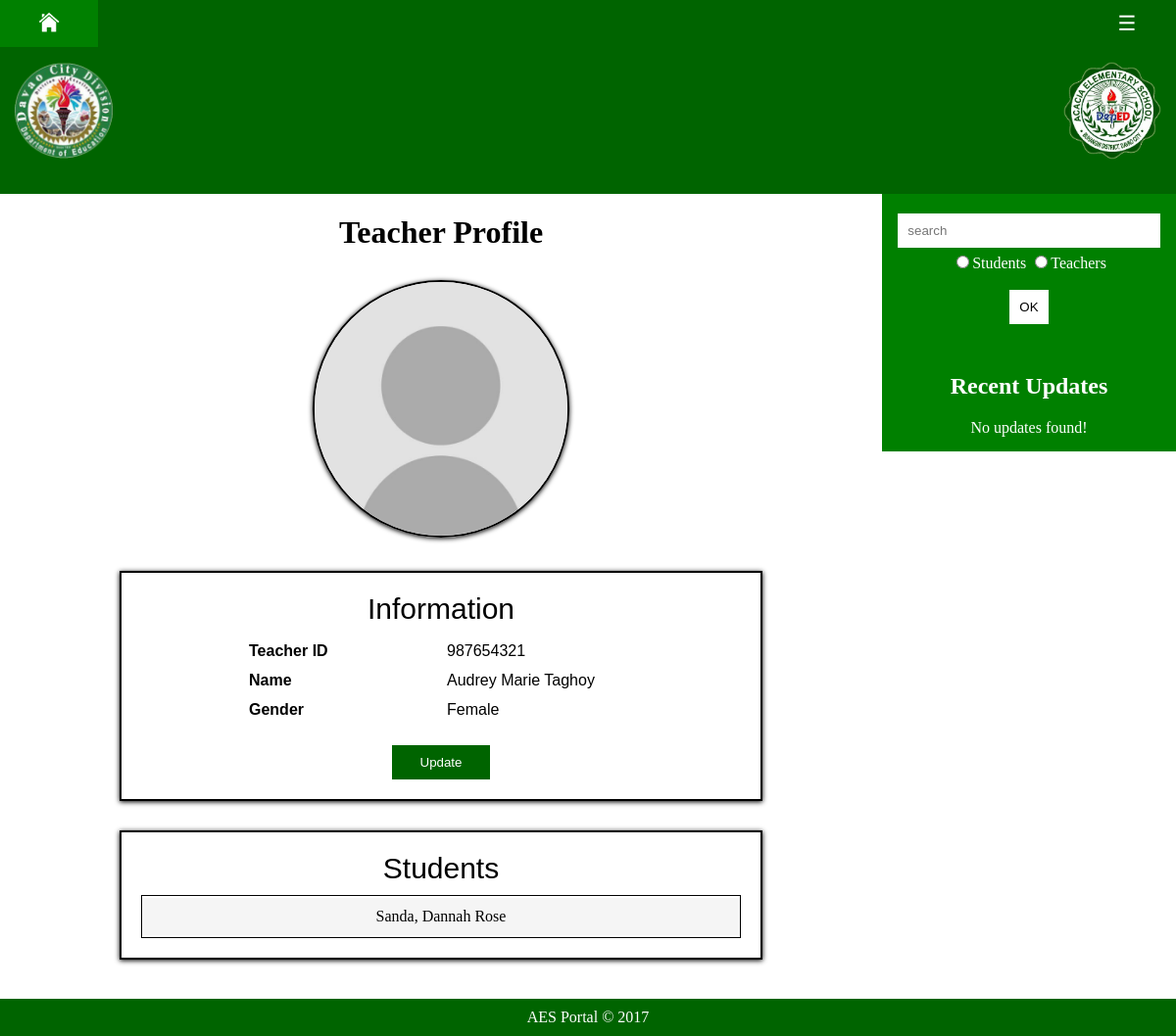
/aes-admin/teachers-profile.php?view_id=1 (signed in), run on the app's committed database.
### tables this page shows
CREATE TABLE `teachers` (
  `teacher_id` int(11) NOT NULL AUTO_INCREMENT,
  `fname` varchar(32) NOT NULL,
  `mname` varchar(32) NOT NULL,
  `lname` varchar(32) NOT NULL,
  `gender` set('Female','Male') DEFAULT NULL,
  `prof_pic` varchar(64) DEFAULT NULL,
  `valid_id` bigint(20) DEFAULT NULL,
  PRIMARY KEY (`teacher_id`)
);

CREATE TABLE `students` (
  `student_id` int(11) NOT NULL AUTO_INCREMENT,
  `fname` varchar(32) DEFAULT NULL,
  `mname` varchar(32) DEFAULT NULL,
  `lname` varchar(32) DEFAULT NULL,
  `birthdate` date DEFAULT NULL,
  `gender` set('Female','Male') DEFAULT NULL,
  `section_id` int(11) DEFAULT NULL,
  `prof_pic` varchar(64) DEFAULT NULL,
  `lrn` bigint(20) DEFAULT NULL,
  PRIMARY KEY (`student_id`)
);

### aes-admin/teachers-profile.php (the view, shortened to what this page needs)
<!DOCTYPE html>
<?php
    include ('include/verify-admin.php');
    if(isset($_GET['view_id']))
    {
        $sql_query="SELECT a.teacher_id,a.fname,a.mname,a.lname,a.gender,a.prof_pic,a.valid_id FROM teachers a WHERE a.teacher_id=".$_GET['view_id'];
        $result_set=mysqli_query($con,$sql_query);
        $fetched_row=mysqli_fetch_array($result_set);
    }
?>
<html>
    <head>
        <link rel="stylesheet" href="../css/main.css">
        <link rel="stylesheet" href="../css/loader.css">
        <link rel="stylesheet" href="../css/profile.css">
    </head>
    <body style="font-family:Verdana;" onload="myFunction()">
            <div style="display:none;" id="myDiv" class="animate-bottom">
                <?php include ('include/nav.php');?>
                <div id="main">
                    <?php include ('include/menu.php');?>
                    <div style="overflow:hidden;">
                        <?php include ('include/header.php');?>
                        <div class="main">
                            <h1 style="text-align:center;">Teacher Profile</h1>
                            <div style="position relative; width:80%; margin:auto; text-align:left;">
                                <a href="javascript: upload_prof('<?php echo $fetched_row[0]; ?>')">
                                    <div class="studentpic">
                                        <img class="profilepic" src="../uploads/<?php echo $fetched_row[5]?>">
                                    </div>
                                </a>
                                <div class="studentsinfo">
                                    <div class="title">Information</div>
                                    <table align="center">
                                        <tr>
                                            <th width="200px">Teacher ID</th>
                                            <td width="200px"><?php echo $fetched_row[6]; ?></td>
                                        </tr>
                                        <tr>
                                            <th>Name</th>
                                            <td><?php echo $fetched_row[1]." ".$fetched_row[2]." ".$fetched_row[3]; ?></td>
                                        </tr>
                                        <tr>
                                            <th>Gender</th>
                                            <td><?php echo $fetched_row[4]; ?></td>
                                        </tr>
                                    </table>
                                    <button class="studprofbut" onclick="javascript: update_id('<?php echo $fetched_row[0]; ?>')">Update</button>
                                </div>
                                <div class="records">
                                    <div class="title">Students</div>
                                    <div class="record">
                                        <?php
                                            $sql_query="SELECT a.student_id,a.fname,a.mname,a.lname FROM students a INNER JOIN section b ON a.section_id=b.section_id INNER JOIN teachers d ON b.teacher_id=d.teacher_id WHERE b.teacher_id=".$_GET['view_id']." GROUP BY a.lname,a.fname,a.mname";
                                            $result_set=mysqli_query($con,$sql_query);
                                            if(mysqli_num_rows($result_set)>0)
                                            {
                                                while($row=mysqli_fetch_row($result_set))
                                                {
                                                ?>
                                                    <a href="javascript: view_id('<?php echo $row[0]; ?>')" style="text-decoration:none; color:black;">
                                                        <div style="margin: 2px 0px; width:100%; padding:10px 0px; background-color:whitesmoke;">
                                                            <?php echo $row[3].", ".$row[1]." ".$row[2];?>
                                                        </div>
                                                    </a>
                                                <?php
                                                }
                                            }
                                            else
                                            {
                                                ?>
                                                    Haven't Handled A Student Yet!
                                                <?php
                                            }
                                        ?>
                                    </div>
                                </div>
                            </div>
                        </div>
                        <?php include ('include/recent-updates.php');?>
                    </div>
                    <?php include ('include/footer.php');?>
                </div>
    </body>
</html>

### css/main.css (style rules this page uses)
body { background-color: gray; margin: auto; }
* { box-sizing: border-box; }
.main { float:left; width:75%; padding: 0px 40px; }
#main { transition: margin-left .5s; }

### css/loader.css (style rules this page uses)
.animate-bottom { position: relative; -webkit-animation-name: animatebottom; -webkit-animation-duration: 1s; animation-name: animatebottom; animation-duration: 1s }
#myDiv { display: none; text-align: center; background-color: white; box-shadow: 0px 5px 25px black; }

### css/profile.css (style rules this page uses)
.studentpic { position: relative; margin: auto; margin-top: 30px; height: 40%; width: 40%; margin-bottom: 30px; transition: all ease 2s; }
.title { font-family: Arial; font-size: 30px; margin-bottom: 10px; }
.profilepic { width: 100%; border: solid 2px black; border-radius: 100%; box-shadow: 0px 1px 5px black; }
.studentsinfo { position: relative; margin: auto; margin-bottom: 30px; text-align: center; padding: 20px; border: solid 2px black; box-shadow: 0px 1px 5px black; }
.studentsinfo table { margin-top: 10px; }
.studentsinfo table tr { font-family: Arial; text-align: left; }
.studentsinfo table tr th,td { padding: 5px 0px 5px 0px; padding-left: 5px; }
.studprofbut { margin-top: 20px; background-color: rgb(0, 100, 0); width: 100px; padding: 10px 0px; color: white; border: none; }
.record { border: solid 1px black; }
.records { text-align: center; position: relative; margin: auto; margin-bottom: 40px; padding: 20px; border: solid 2px black; box-shadow: 0px 1px 5px black; }

### data on the page
teachers: prof_pic (placeholder picture), valid "987654321", fname "Audrey", mname "Marie", lname "Taghoy", gender "Female"
students: lname "Sanda", fname "Dannah", mname "Rose"
